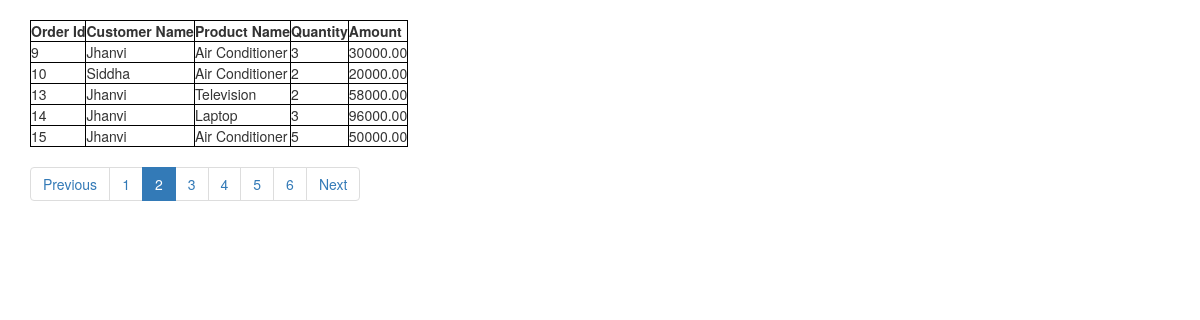
/wholesale/vieworders/?page=2, run on the app's committed database.
### wholesale/models.py (models this page shows, shortened)
class Order(models.Model):
    Pid = models.ForeignKey(Product, on_delete=models.CASCADE)
    Cid = models.ForeignKey(Customer, on_delete=models.CASCADE)
    Qty = models.IntegerField()
    def Amount(self):
        return self.Pid.Price * self.Qty
    Amount = property(Amount)

class Customer(models.Model):
    Firstname = models.CharField('Customer Firstname', max_length=20)
    Lastname = models.CharField('Customer Lastname', max_length=20)
    Location = models.CharField('Customer Location', max_length=20)
    def __str__(self):
        return self.Firstname

class Product(models.Model):
    Name = models.CharField('Product Name', max_length=20)
    Price = models.DecimalField('Product Price', max_digits=7, decimal_places=2)
    def __str__(self):
        return self.Name

### wholesale/views.py (the view)
def vieworders(request):
    order_list = Order.objects.all()
    paginator = Paginator(order_list, 5)  # Show 25 contacts per page
    page = request.GET.get('page')
    try:
        orders = paginator.page(page)
    except PageNotAnInteger:
        orders = paginator.page(1)
    except EmptyPage:
        orders = paginator.page(paginator.num_pages)
    return render(request, 'wholesale/vieworders.html', {'orders': orders})

### wholesale/templates/wholesale/vieworders.html (shortened to what this page needs)
<!DOCTYPE html>
<html lang="en">
<head>
    {% load static %}
<link rel="stylesheet" type="text/css" href=" {% static 'wholesale/pagination.css' %}" />
</head>
<body>
<br/>
<div class="container">
{%if orders %}
<table>
    <tr>
        <th>Order Id</th>
        <th>Customer Name</th>
        <th>Product Name</th>
        <th>Quantity</th>
        <th>Amount</th>
    </tr>
    {%for ord in orders%}
    <tr >
        <td >{{ord.id}}</td>
        <td >{{ord.Cid}}</td>
        <td >{{ord.Pid}}</td>
        <td >{{ord.Qty}}</td>
        <td >{{ord.Amount}}</td>
    </tr>
    {%endfor%}
</table>
{%endif%}
<ul class="pagination">
    {% if orders.has_previous %}
            <li><a href="?page={{ orders.previous_page_number }}">Previous</a></li>
    {% endif %}
    {% for page in orders.paginator.page_range %}
    <li class="{% if orders.number == page  %}active{% endif %}"><a href="?page={{ page }}">{{page}}</a></li>
    {% endfor %}
    {% if orders.has_next %}
        <li> <a href="?page={{ orders.next_page_number }}">Next</a></li>
    {% endif %}
  </ul>
</div>
</body>
</html>

### wholesale/templates/wholesale/vieworders.html (style rules this page uses)
table, th, td { border: 1px solid black; border-collapse: collapse; }
a { text-decoration:none; }

### data on the page
Order: id "9", Cid "Jhanvi", Pid "Air Conditioner", Qty "3", Amount "30000.00"
Order: id "10", Cid "Siddha", Pid "Air Conditioner", Qty "2", Amount "20000.00"
Order: id "13", Cid "Jhanvi", Pid "Television", Qty "2", Amount "58000.00"
Order: id "14", Cid "Jhanvi", Pid "Laptop", Qty "3", Amount "96000.00"
Order: id "15", Cid "Jhanvi", Pid "Air Conditioner", Qty "5", Amount "50000.00"

### other printed values
{{ page }} "1" "2" "3" "4" "5" "6"
